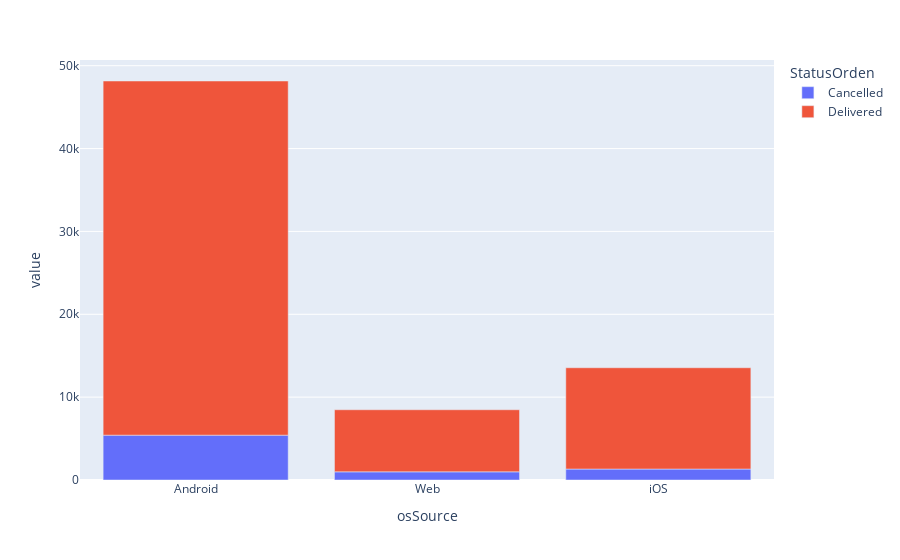

Notebook source saved alongside this figure:
### Markdown cell above
Looking which osSource have more orders overall

### Code cell
print(df.groupby(['osSource','StatusOrden'])['IdOrden'].count())
df.groupby(['osSource','StatusOrden'])['IdOrden'].count().unstack().plot(kind='bar')

### Figure 1 — Plotly figure (JSON) as saved in the notebook; plotly's stock layout.template omitted (floating-point values rounded to 4 significant figures)
{"data": [{"alignmentgroup": "True", "hovertemplate": "StatusOrden=Cancelled<br>osSource=%{x}<br>value=%{y}<extra></extra>", "legendgroup": "Cancelled", "marker": {"color": "#636efa"}, "name": "Cancelled", "offsetgroup": "Cancelled", "orientation": "v", "showlegend": true, "textposition": "auto", "type": "bar", "x": ["Android", "Web", "iOS"], "xaxis": "x", "y": [5412, 985, 1321], "yaxis": "y"}, {"alignmentgroup": "True", "hovertemplate": "StatusOrden=Delivered<br>osSource=%{x}<br>value=%{y}<extra></extra>", "legendgroup": "Delivered", "marker": {"color": "#EF553B"}, "name": "Delivered", "offsetgroup": "Delivered", "orientation": "v", "showlegend": true, "textposition": "auto", "type": "bar", "x": ["Android", "Web", "iOS"], "xaxis": "x", "y": [42743, 7494, 12226], "yaxis": "y"}], "layout": {"barmode": "relative", "legend": {"title": {"text": "StatusOrden"}, "tracegroupgap": 0}, "margin": {"t": 60}, "xaxis": {"anchor": "y", "domain": [0, 1], "title": {"text": "osSource"}}, "yaxis": {"anchor": "x", "domain": [0, 1], "title": {"text": "value"}}}}
